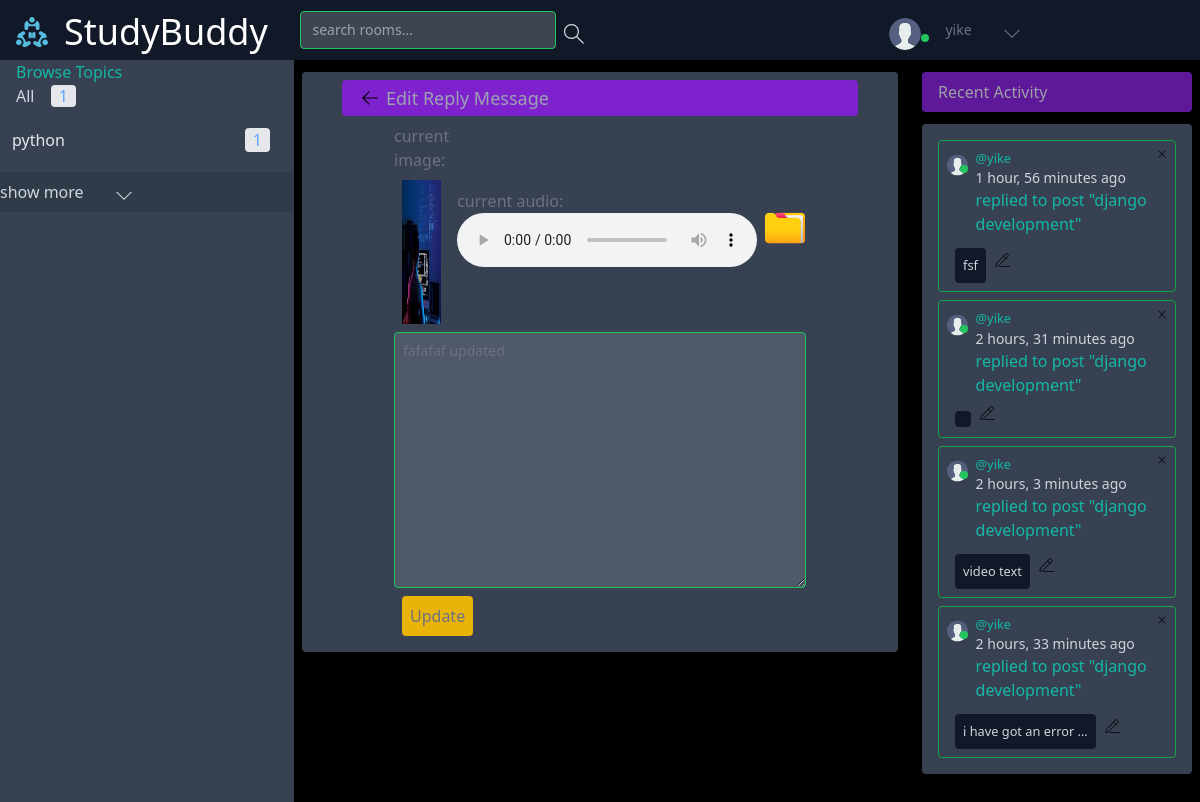
/edit-reply/3/ (signed in), run on the app's committed database.
### Backend/base/models.py (models this page shows, shortened)
class User(AbstractUser):
    name  = models.CharField(max_length=200,null=True)
    username = models.CharField(max_length=200)
    password = models.CharField(max_length=100)
    email = models.EmailField(max_length=200,unique=True)
    bio = models.TextField(max_length=500,null=True,blank=True)
    avatar = models.ImageField(null=True,default='images/avatar.svg',upload_to='images/profile_images')
    last_activity = models.DateTimeField(null=True, blank=True)
    is_online = models.BooleanField(default=False)
    USERNAME_FIELD = 'email'
    REQUIRED_FIELDS =['username','password']

class Topic(models.Model):
    name = models.CharField(max_length=200)

class ReplyMessage(models.Model):
    message = models.ForeignKey(Message,on_delete=models.CASCADE)
    replier = models.ForeignKey(User,on_delete=models.CASCADE)
    created = models.DateTimeField(auto_now_add=True)
    updated = models.DateTimeField(auto_now=True)
    replied_text = models.TextField(max_length=2000)
    image = models.ImageField(null=True,upload_to='files/replied_messages/replied_image_messages')
    video = models.FileField(null=True,upload_to='files/replied_messages/replied_video_messages')
    audio = models.FileField(null=True,upload_to='files/replied_messages/replied_audio_messages')
    num_of_likes = models.IntegerField(default=0)
    class Meta:
        ordering = ['-created','-updated']

class Message(models.Model):
    user = models.ForeignKey(User,on_delete=models.CASCADE)
    room = models.ForeignKey (Room,on_delete=models.CASCADE)
    body = models.TextField()
    image = models.ImageField(null=True,upload_to='files/messages/image_messages')
    video = models.FileField(null=True,upload_to='files/messages/video_messages')
    audio = models.FileField(null=True,upload_to='files/messages/audio_messages')
    liker = models.ManyToManyField(User,related_name='message_liker',blank=True)
    updated  = models.DateTimeField(auto_now=True)
    created = models.DateTimeField(auto_now_add=True)
    num_of_likes = models.IntegerField(default=0)
    num_of_replies = models.IntegerField(default=0)
    is_deleted = models.BooleanField(default=False)
    class Meta:
        ordering = ['-updated','-created']
    def __str__(self):
        return self.body

class Room(models.Model):
    host = models.ForeignKey(User,on_delete=models.SET_NULL,null=True)
    topic = models.ForeignKey(Topic,on_delete=models.SET_NULL,null=True)
    roomImage = models.ImageField(null=True ,default='images/room_images/default_room_image.png',upload_to='images/room_images')
    name = models.CharField(max_length=200)
    description = models.TextField(null=True,blank=True)
    participants = models.ManyToManyField(User,related_name='participants',blank=True)
    updated = models.DateTimeField(auto_now=True)
    created = models.DateField(auto_now_add=True)
    is_deleted = models.BooleanField(default=False)
    class Meta:
        ordering = ['-updated','-created']
    def __str__(self):
        return self.name

### Backend/base/views.py (the view, shortened to what this page needs)
# urls.py: path('edit-reply/<str:pk>/',views.editReply,name='edit-reply'),
def editReply(request,pk):
    print(pk)
    message_replied = ReplyMessage.objects.get(id = pk)
    print(message_replied.replied_text)
    if request.user != message_replied.replier:
        return HttpResponse('You are not allowed here!!.')
    q = request.GET.get('q')
    message_replied = {'message':message_replied}
    main_view = mainView(request,q)
    main_view.update(message_replied)
    return render(request,'base/edit_reply.html',main_view)

### Backend/base/common.py (called while the page is built)
def mainView(request,q):
        q = q if q != None else ''
        print(q)
        rooms = Room.objects.filter(Q(
                Q(topic__name__icontains = q)|
                Q(description__icontains = q)|
                Q(name__icontains = q)
                  )&Q(is_deleted = False)
                )
        topic = Topic.objects.all()
        room_count = rooms.count()
        room_messages = Message.objects.filter(Q(room__topic__name__icontains=q)&
                                               Q(is_deleted = False)&
                                               Q(room__is_deleted = False)
                                               )
        context ={'rooms':rooms,
                'room_count':room_count,
                'topics':topic,
                'room_messages':room_messages,
                'visible_words':5,
                }
        return context

### Frontend/templates/base/edit_reply.html (shortened to what this page needs)
{%extends 'base/home.html' %}
{%load static %}
{% block home-content %}
<div class="h-screen">
    <div class="col-span-2 text-gray-500 mb-4 h-64">
        <form action="" method="POST" class="bg-gray-700 pt-2 mt-3 rounded " enctype="multipart/form-data">
            <div class="flex flex-row bg-purple-700 rounded sm:mx-10 mx-3 px-5 py-1 items-center">
                <a href="{{request.META.HTTP_REFERER}}"><img src="{% static 'assets/icons/arrow-left.svg' %}"
                        class="w-4 h-4 " alt="left-arrow"></a>
                <div class="text-lg text-gray-400 pl-2">Edit Reply Message</div>
            </div>
            <div class="sm:mx-20 px-3 my-2 pb-2 ">
                <div class="flex flex-row gap-2 items-center">
                    {% if message.image %}
                    <P>
                        current image: <img src="{{message.image.url}}" class="w-50 h-40 py-2 px-2" alt="image">
                    </P>
                    {%endif%}
                    {% if message.audio %}
                    <p>
                        current audio: <audio src="{{message.audio.url}}" controls></audio>
                    </p>
                    {%endif%}
                    <div class="relative inline-block">
                        <label for="file-input"
                            class="flex flex-row gap-2 items-center text-lg text-gray-700 cursor-pointer hover:text-blue-500">
                            <img src="{% static 'assets/icons/file.png' %}" class="w-10 h-10" alt="file-upload icon">
                            <p>upload file</p>
                        </label>
                    </div>
                </div>
                <textarea type="text" name="body" required
                    class=" w-full h-full flex-wrap focus:outline-none focus:border-yellow-500 text-sm px-2 py-2  bg-gray-500 w-64 rounded bg-opacity-50 border border-green-500">{{message.replied_text}}</textarea>
                <input type="submit" class="mt-2 bg-yellow-500 rounded p-2 m-2" value="Update">
            </div>
        </form>
    </div>
</div>
{% endblock home-content %}

### Frontend/templates/navbar.html (shortened to what this page needs)
{% load static %}
<nav class="grid grid-cols-3 justify-start w-screen mx-0 sm:justify-between items-center bg-gray-900  left-0 py-2">
  <div class=" col-span-2 flex justify-start sm:ml-2 sm:items-center">
    <div class="flex flex-row sm:items-center justify-start mr-2">
      <a href="/" class="mt-1 px-2">
        <img src="{% static '/images/logo.svg' %}" alt="profile_img" class=" w-8 h-8 sm:w-8 sm:h-8 rounded" />
      </a>
      <h2 class="text-white hidden sm:block sm:text-4xl sm:ml-1 sm:pl-1 sm:mt-1 text-sm">StudyBuddy</h2>
    </div>
    {% if request.user.is_authenticated %}
    <div class=" flex flex-row sm:ml-4 pb-0 ml-2 ">
      <form action="{% url 'home' %}" method="GET" class=" flex flex-row rounded sm:px-2 mb-0 pb-0 ">
        <input
          class="focus:outline-none focus:border-yellow-500 text-sm sm:px-2 py-2  bg-gray-500 sm:w-64 rounded bg-opacity-50 border border-green-500"
          type="text" name='q' placeholder=" search rooms...">
        <button type="submit">
        </button>
      </form>
    </div>
    {%endif%}
  </div>
  <div class=" col-span-1 sm:mr-2 text-white sm:mr-16 sm:pr-16">
    <div class=" flex flex-row items-center  sm:ml-4 sm:sm:px-4 pb-0 pt-2 justify-end ">
      {% if request.user.is_authenticated %}
      <div class="relative  mr-2">
        <img src="{{request.user.avatar.url}}" alt="" class="w-8 h-8 rounded-full mx-2">
        <p {% if user.is_online %} class=" bg-green-500 w-2 h-2 absolute rounded-full" {%else%}
          class=" bg-red-500 w-2 h-2 absolute rounded-full" {%endif%} style="top: 1rem;right: 0;">
      </div>
      {%endif%}
      <div class="text-sm text-gray-500  h-8">
        <p class="flex flex-row sm:ml-2 items-center">
          <a href="{%url 'user-profile' request.user.id%}">
            <span>{{request.user.username}}</span>
          </a>
          <svg class="w-4 h-4 sm:ml-8 mt-2 fill-current" id="nav_down_icon" onclick="{showElement()}"
            xmlns="http://www.w3.org/2000/svg" width="32" height="32" viewBox="0 0 32 32">
            <title>chevron-down</title>
            <path d="M16 21l-13-13h-3l16 16 16-16h-3l-13 13z"></path>
          </svg>
        </p>
      </div>
    </div>
  </div>
  </div>

### Frontend/templates/base/topics_component.html
<div class=" bg-gray-700 overflow-y-scroll h-screen">
    <div>
        <h3 class="text-teal-500 mx-4">Browse Topics</h3>
        <a href="{%url 'home'%}" class="mx-4">All <span
                class="px-2  mx-3 bg-gray-200  rounded text-blue-400">{{topics.count}}</span></a>
        {% for topic in topics%}
        <div class="flex flex-row justify-between text-gray-200 my-5 mx-3  hover:text-yellow-500">
            <a href="{% url 'home'   %}?q={{topic.name}}">{{topic.name}} </a>
            <p class="px-2  mx-3 bg-gray-200  rounded text-blue-400 ">{{topic.room_set.all.count}}</p>
        </div>
        {% endfor %}
        <div class="flex flex-row  py-2 bg-gray-800 bg-opacity-25 w-full">
            <p>show more</p>
            <a href="{%url 'topics'%}"><svg class="w-4 h-4 sm:ml-8 mt-2 fill-current" xmlns="http://www.w3.org/2000/svg"
                    width="32" height="32" viewBox="0 0 32 32">
                    <title>chevron-down</title>
                    <path d="M16 21l-13-13h-3l16 16 16-16h-3l-13 13z"></path>
                </svg>
            </a>
        </div>
    </div>
</div>

### Frontend/templates/base/activity_component.html (shortened to what this page needs)
{%load static %}
<div class="mr-2">
    <h3 class="bg-purple-700 opacity-75 ml-4 mt-3 pl-4  py-2 rounded"> Recent Activity</h3>
    <div class=" bg-gray-700  ml-4 mt-3 px-2 py-2 rounded">
        {% for message in room_messages %}
        <div class=" border border-green-600 m-2 p-2 rounded">
            <div class="flex flex-row justify-between">
                <div class="flex flex-row">
                    <div class="relative">
                        <img src="{{message.user.avatar.url}}" class="w-8 h-8 rounded-full inline" alt="">
                        <p {% if message.user.is_online %} class=" bg-green-500 w-2 h-2 absolute rounded-full" {%else%}
                            class=" bg-red-500 w-2 h-2 absolute rounded-full" {%endif%} style="top: 1rem;right: 0;">
                    </div>
                    <div class="ml-2 ">
                        <small> <a href="{% url 'user-profile' message.user.id %}"
                                class="text-teal-500">@{{message.user.username}}
                            </a>
                        </small>
                        <p class="text-sm font-thin">{{message.created|timesince}} ago</p>
                        <p class="text-md text-teal-500">replied to post <a
                                href="{% url 'room' message.room.id %}">"{{message.room}}"</a>
                        </p>
                    </div>
                </div>
                {% if request.user == message.user %}
                <a href="{% url 'delete-message' message.id %}"><img src="{%static 'assets/icons/remove.svg' %}"
                        class="w-4 w-4" alt="delete"></a>
                {% endif %}
            </div>
            <div class="flex flex-row mx-2 items-center">
                <p class="bg-gray-900 mt-3 px-2 py-2 rounded ">
                    <small>{{message|truncatewords:visible_words}}
                    </small>
                </p>
                {% if request.user == message.user %}
                <a href="{% url 'edit-message' message.id %}" class="px-2 py-2"><img
                        src="{%static 'assets/icons/edit.svg' %}" class="w-4 w-4" alt="edit"></a>
                {% endif %}
            </div>
        </div>
        {% endfor %}
    </div>
</div>

### data on the page
User: user.avatar (placeholder picture), user.username "yike"
Topic: name "python", room_set.all.count "1"
ReplyMessage: image (picture), body "fafafaf updated"
Message: user.avatar (placeholder picture), user.username "yike", created "1 hour, 56 minutes", room "django development", body "fsf"
Message: user.avatar (placeholder picture), user.username "yike", created "2 hours, 31 minutes", room "django development"
Message: user.avatar (placeholder picture), user.username "yike", created "2 hours, 3 minutes", room "django development", body "video text"
Message: user.avatar (placeholder picture), user.username "yike", created "2 hours, 33 minutes", room "django development", body "i have got an error …"

### other printed values
{{ topics.count }} "1"
